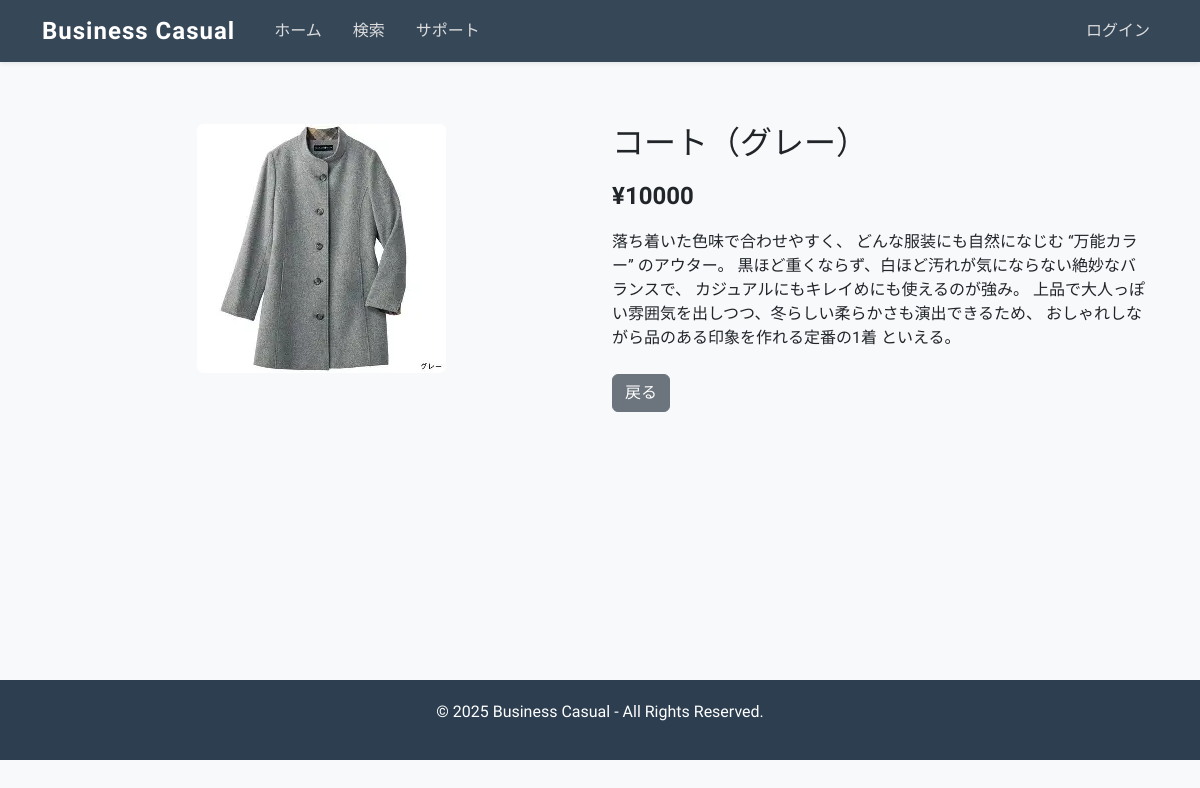
The app's page /item/9/ with its own data.
### testapp/models.py (models this page shows, shortened)
class ItemPost(models.Model):
    user = models.ForeignKey(
        CustomUser,
        verbose_name='ユーザー',
        on_delete=models.CASCADE
        )
    category = models.ForeignKey(
        Category,
        verbose_name='カテゴリ',
        on_delete=models.PROTECT
        )
    title = models.CharField(
        verbose_name='タイトル', # フィールドのタイトル
        max_length=200        # 最大文字数は200
        )
    comment = models.TextField(
        verbose_name='コメント',  # フィールドのタイトル
        )
    image1 = models.ImageField(
        verbose_name='イメージ1',# フィールドのタイトル
        upload_to = 'photos'   # MEDIA_ROOT以下のphotosにファイルを保存
        )
    image2 = models.ImageField(
        verbose_name='イメージ2',
        upload_to = 'photos',
        blank=True,
        null=True
        )
    price = models.IntegerField(verbose_name='価格', blank=True, null=True)
    posted_at = models.DateTimeField(
        verbose_name='投稿日時',
        auto_now_add=True
        )

### testapp/views.py (the view)
# urls.py: path('item/<int:pk>/', ItemDetailView.as_view(), name='item_detail'),
class ItemDetailView(DetailView):
    model = ItemPost
    template_name = 'item_detail.html'
    context_object_name = 'item'

### testapp/templates/item_detail.html
{% extends "base.html" %}
{% block contents %}
<div class="container mt-4">
  <div class="row justify-content-center">
    <div class="col-md-6 text-center">
      {% if item.image1 %}
      <img src="{{ item.image1.url }}" class="img-fluid rounded mx-auto d-block" alt="{{ item.title }}">
      {% else %}
      <img src="https://via.placeholder.com/600x400?text=No+Image" class="img-fluid rounded mx-auto d-block">
      {% endif %}
    </div>
    <div class="col-md-6">
      <h2 class="mb-3">{{ item.title }}</h2>
      <p class="fs-4 fw-bold text-dark">
        {% if item.price %}
        ¥{{ item.price }}
        {% else %}
        価格未定
        {% endif %}
      </p>
      <p class="mb-4">
        {{ item.comment|default:"商品の説明はありません。" }}
      </p>
      <a href="{% url 'testapp:index' %}" class="btn btn-secondary">戻る</a>
    </div>
  </div>
</div>
{% endblock %}

### testapp/templates/base.html (style rules this page uses)
body { font-family: 'Raleway', sans-serif; background-color: #f8f9fa; margin: 0; }

### records on screen
ItemPost: image1 (picture), title "コート（グレー）", price "10000", comment "落ち着いた色味で合わせやすく、 どんな服装にも自然になじむ “万能カラー” のアウター。 黒ほど重くならず、白ほど汚れが気にならない絶妙なバランスで、 カジュアルにもキレイめにも使えるのが強み。 上品で大人っぽい雰囲気を出しつつ、冬らしい柔らかさも演出できるため、 おしゃれしながら品のある印象を作れる定番の1着 といえる。"
